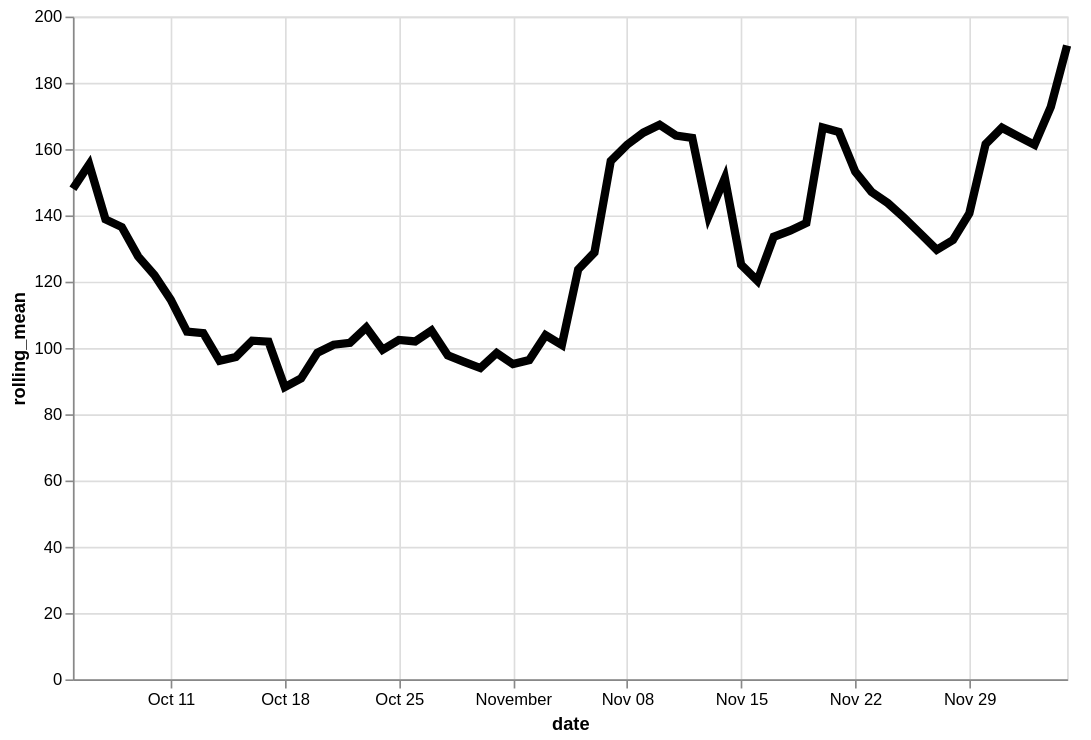

The Vega-Lite source for this figure:
### Vega-Lite specification from a JSON file in a GitHub repository (floating-point values rounded to 4 significant figures)
{"config": {"view": {"continuousWidth": 400, "continuousHeight": 300}}, "data": {"name": "data-0dbc921bd0d0f2fe2b85f82b564826c4"}, "mark": {"type": "line", "color": "black", "size": 5}, "encoding": {"x": {"type": "temporal", "field": "date"}, "y": {"type": "quantitative", "field": "rolling_mean"}}, "height": 400, "transform": [{"window": [{"op": "mean", "field": "price", "as": "rolling_mean"}], "frame": [-4, 3]}], "width": 600, "$schema": "https://vega.github.io/schema/vega-lite/v4.8.1.json", "datasets": {"data-0dbc921bd0d0f2fe2b85f82b564826c4": [{"item": "Bedding", "date": "2020-10-05", "price": 225.0}, {"item": "Bedding", "date": "2020-10-06", "price": 132.0}, {"item": "Bedding", "date": "2020-10-07", "price": 172.6}, {"item": "Bedding", "date": "2020-10-08", "price": 62.5}, {"item": "Bedding", "date": "2020-10-09", "price": 185.0}, {"item": "Bedding", "date": "2020-10-10", "price": 55.71}, {"item": "Bedding", "date": "2020-10-11", "price": 122.5}, {"item": "Bedding", "date": "2020-10-12", "price": 65.83}, {"item": "Bedding", "date": "2020-10-13", "price": 180.0}, {"item": "Bedding", "date": "2020-10-14", "price": 72.44}, {"item": "Bedding", "date": "2020-10-15", "price": 95.27}, {"item": "Bedding", "date": "2020-10-16", "price": 58.89}, {"item": "Bedding", "date": "2020-10-17", "price": 118.4}, {"item": "Bedding", "date": "2020-10-18", "price": 65.07}, {"item": "Bedding", "date": "2020-10-19", "price": 161.8}, {"item": "Bedding", "date": "2020-10-20", "price": 63.44}, {"item": "Bedding", "date": "2020-10-21", "price": 70.0}, {"item": "Bedding", "date": "2020-10-22", "price": 93.57}, {"item": "Bedding", "date": "2020-10-23", "price": 157.2}, {"item": "Bedding", "date": "2020-10-24", "price": 78.23}, {"item": "Bedding", "date": "2020-10-25", "price": 123.0}, {"item": "Bedding", "date": "2020-10-26", "price": 102.0}, {"item": "Bedding", "date": "2020-10-27", "price": 108.2}, {"item": "Bedding", "date": "2020-10-28", "price": 87.08}, {"item": "Bedding", "date": "2020-10-29", "price": 66.32}, {"item": "Bedding", "date": "2020-10-30", "price": 119.9}, {"item": "Bedding", "date": "2020-10-31", "price": 97.5}, {"item": "Bedding", "date": "2020-11-01", "price": 62.44}, {"item": "Bedding", "date": "2020-11-02", "price": 108.2}, {"item": "Bedding", "date": "2020-11-03", "price": 138.1}, {"item": "Bedding", "date": "2020-11-04", "price": 81.5}, {"item": "Bedding", "date": "2020-11-05", "price": 96.95}, {"item": "Bedding", "date": "2020-11-06", "price": 126.4}, {"item": "Bedding", "date": "2020-11-07", "price": 96.25}, {"item": "Bedding", "date": "2020-11-08", "price": 279.8}, {"item": "Bedding", "date": "2020-11-09", "price": 103.4}, {"item": "Bedding", "date": "2020-11-10", "price": 329.0}, {"item": "Bedding", "date": "2020-11-11", "price": 177.2}, {"item": "Bedding", "date": "2020-11-12", "price": 110.7}, {"item": "Bedding", "date": "2020-11-13", "price": 115.9}, {"item": "Bedding", "date": "2020-11-14", "price": 100.7}, {"item": "Bedding", "date": "2020-11-15", "price": 90.53}, {"item": "Bedding", "date": "2020-11-16", "price": 90.81}, {"item": "Bedding", "date": "2020-11-17", "price": 195.3}, {"item": "Bedding", "date": "2020-11-18", "price": 119.9}, {"item": "Bedding", "date": "2020-11-19", "price": 138.3}, {"item": "Bedding", "date": "2020-11-20", "price": 216.8}, {"item": "Bedding", "date": "2020-11-21", "price": 130.7}, {"item": "Bedding", "date": "2020-11-22", "price": 119.3}, {"item": "Bedding", "date": "2020-11-23", "price": 321.2}, {"item": "Bedding", "date": "2020-11-24", "price": 80.06}, {"item": "Bedding", "date": "2020-11-25", "price": 99.69}, {"item": "Bedding", "date": "2020-11-26", "price": 70.69}, {"item": "Bedding", "date": "2020-11-27", "price": 111.2}, {"item": "Bedding", "date": "2020-11-28", "price": 181.5}, {"item": "Bedding", "date": "2020-11-29", "price": 92.38}, {"item": "Bedding", "date": "2020-11-30", "price": 80.41}, {"item": "Bedding", "date": "2020-12-01", "price": 344.7}, {"item": "Bedding", "date": "2020-12-02", "price": 144.1}, {"item": "Bedding", "date": "2020-12-03", "price": 267.1}, {"item": "Bedding", "date": "2020-12-04", "price": 110.2}, {"item": "Bedding", "date": "2020-12-05", "price": 90.13}]}}
